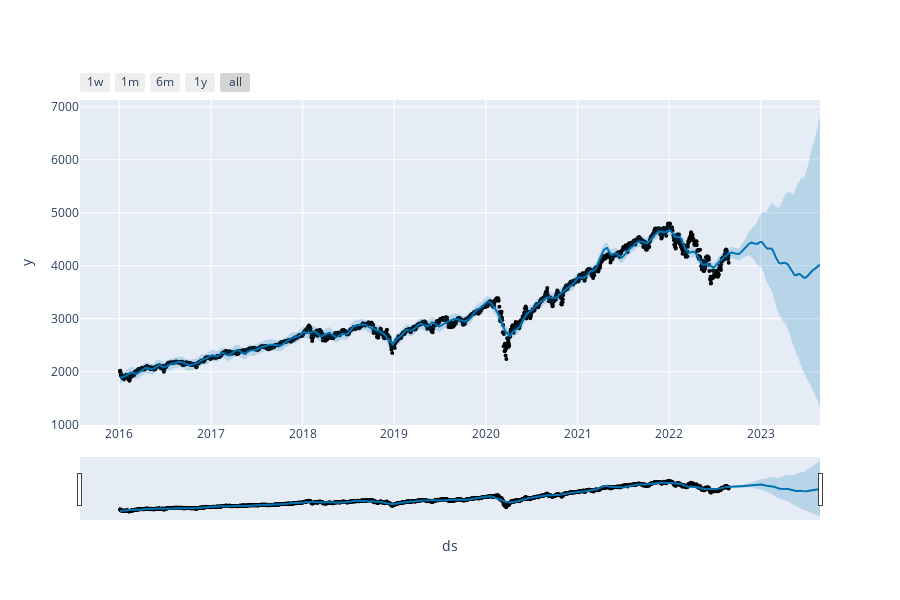

The code cell stored with this chart in its notebook:
### Code cell
m = Prophet(daily_seasonality = False, seasonality_mode='multiplicative')
for col in df.columns:
    if col not in ['ds', 'y']:
        m.add_regressor(col, mode = 'additive')
m.fit(df)

future = m.make_future_dataframe(periods = 365)
business_days = BDay().onOffset
filter = pd.to_datetime(future['ds']).map(business_days)
future = future[filter]
forecast = m.predict(future)
plot_plotly(m, forecast)

### Figure 1 — Plotly figure (JSON) as saved in the notebook; plotly's stock layout.template omitted (floating-point values rounded to 4 significant figures; data arrays with more than 128 entries replaced by an {"elided": "..."} marker saying what was removed)
{"data": [{"marker": {"color": "black", "size": 4}, "mode": "markers", "name": "Actual", "type": "scatter", "x": {"elided": "1675 str values"}, "y": {"elided": "1675 float values"}}, {"hoverinfo": "skip", "line": {"width": 0}, "mode": "lines", "type": "scatter", "x": {"elided": "1935 str values"}, "y": {"elided": "1935 float values"}}, {"fill": "tonexty", "fillcolor": "rgba(0, 114, 178, 0.2)", "line": {"color": "#0072B2", "width": 2}, "mode": "lines", "name": "Predicted", "type": "scatter", "x": {"elided": "1935 str values"}, "y": {"elided": "1935 float values"}}, {"fill": "tonexty", "fillcolor": "rgba(0, 114, 178, 0.2)", "hoverinfo": "skip", "line": {"width": 0}, "mode": "lines", "type": "scatter", "x": {"elided": "1935 str values"}, "y": {"elided": "1935 float values"}}], "layout": {"height": 600, "showlegend": false, "width": 900, "xaxis": {"rangeselector": {"buttons": [{"count": 7, "label": "1w", "step": "day", "stepmode": "backward"}, {"count": 1, "label": "1m", "step": "month", "stepmode": "backward"}, {"count": 6, "label": "6m", "step": "month", "stepmode": "backward"}, {"count": 1, "label": "1y", "step": "year", "stepmode": "backward"}, {"step": "all"}]}, "rangeslider": {"visible": true}, "title": {"text": "ds"}, "type": "date"}, "yaxis": {"title": {"text": "y"}}}}
